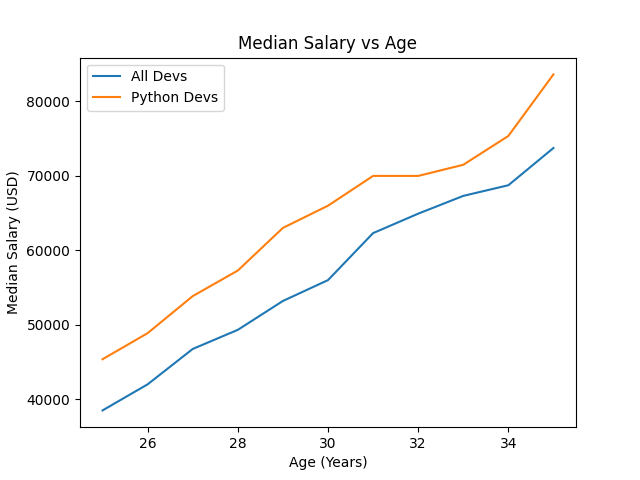

Write Python code to recreate this figure.
from matplotlib import pyplot as plt

ages_x = [25, 26, 27, 28, 29, 30, 31, 32, 33, 34, 35]
dev_y = [38496, 42000, 46752, 49320, 53200, 56000, 62316, 64928, 67317, 68748, 73752]

plt.plot(ages_x, dev_y, label ='All Devs')

py_dev_y = [45372, 48876, 53850, 57287, 63016, 65998, 70003, 70000, 71496, 75370, 83640]

plt.plot(ages_x, py_dev_y, label='Python Devs')

plt.xlabel('Age (Years)')
plt.ylabel('Median Salary (USD)')
plt.title('Median Salary vs Age')

plt.legend()
plt.show()
